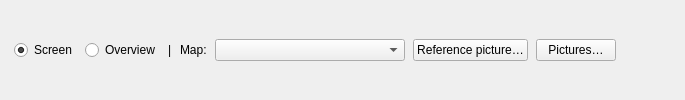
        <widget class="QFrame" name="mapToolbar">
         <property name="sizePolicy">
          <sizepolicy hsizetype="Preferred" vsizetype="Fixed">
           <horstretch>0</horstretch>
           <verstretch>0</verstretch>
          </sizepolicy>
         </property>
         <property name="frameShape">
          <enum>QFrame::Shape::NoFrame</enum>
         </property>
         <layout class="QHBoxLayout" name="mapToolbarLayout">
          <property name="spacing">
           <number>8</number>
          </property>
          <property name="leftMargin">
           <number>14</number>
          </property>
          <property name="topMargin">
           <number>10</number>
          </property>
          <property name="rightMargin">
           <number>14</number>
          </property>
          <property name="bottomMargin">
           <number>10</number>
          </property>
          <item>
           <widget class="QRadioButton" name="mapScreenRadio">
            <property name="text">
             <string>Screen</string>
            </property>
            <property name="checked">
             <bool>true</bool>
            </property>
           </widget>
          </item>
          <item>
           <widget class="QRadioButton" name="mapOverviewRadio">
            <property name="text">
             <string>Overview</string>
            </property>
           </widget>
          </item>
          <item>
           <widget class="QLabel" name="mapToolbarSeparator">
            <property name="text">
             <string>|</string>
            </property>
           </widget>
          </item>
          <item>
           <widget class="QLabel" name="mapPackageLabel">
            <property name="text">
             <string>Map:</string>
            </property>
           </widget>
          </item>
          <item>
           <widget class="QComboBox" name="mapPackageCombo">
            <property name="minimumSize">
             <size>
              <width>190</width>
              <height>0</height>
             </size>
            </property>
           </widget>
          </item>
          <item>
           <widget class="QPushButton" name="mapReferenceButton">
            <property name="toolTip">
             <string>Show a screenshot of this place behind the arrows</string>
            </property>
            <property name="text">
             <string>Reference picture…</string>
            </property>
           </widget>
          </item>
          <item>
           <widget class="QPushButton" name="mapPicturesButton">
            <property name="toolTip">
             <string>The map's sprites and terrain textures</string>
            </property>
            <property name="text">
             <string>Pictures…</string>
            </property>
           </widget>
          </item>
          <item>
           <spacer name="mapToolbarSpacer">
            <property name="orientation">
             <enum>Qt::Orientation::Horizontal</enum>
            </property>
            <property name="sizeHint" stdset="0">
             <size>
              <width>40</width>
              <height>20</height>
             </size>
            </property>
           </spacer>
          </item>
          <item>
           <widget class="QLabel" name="mapContextLabel">
            <property name="text">
             <string/>
            </property>
           </widget>
          </item>
         </layout>
        </widget>
